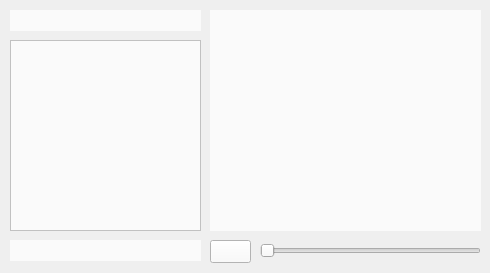
<?xml version="1.0" encoding="UTF-8"?>
<ui version="4.0">
 <class>Form</class>
 <widget class="QWidget" name="Form">
  <property name="geometry">
   <rect>
    <x>0</x>
    <y>0</y>
    <width>490</width>
    <height>273</height>
   </rect>
  </property>
  <property name="windowTitle">
   <string>Form</string>
  </property>
  <widget class="QLabel" name="name_label">
   <property name="geometry">
    <rect>
     <x>10</x>
     <y>10</y>
     <width>191</width>
     <height>21</height>
    </rect>
   </property>
   <property name="styleSheet">
    <string notr="true">font-size: 8pt;
background-color: rgb(250, 250, 250);
font-family: Verdana, serif;
color: black;
font-weight: bold;</string>
   </property>
   <property name="text">
    <string/>
   </property>
   <property name="alignment">
    <set>Qt::AlignLeading|Qt::AlignLeft|Qt::AlignVCenter</set>
   </property>
  </widget>
  <widget class="QPlainTextEdit" name="DescPlainText">
   <property name="geometry">
    <rect>
     <x>10</x>
     <y>40</y>
     <width>191</width>
     <height>191</height>
    </rect>
   </property>
   <property name="styleSheet">
    <string notr="true">font-size: 8pt;
background-color: rgb(250, 250, 250);
font-family: Verdana, serif;
color: black;
font-weight: bold;</string>
   </property>
   <property name="plainText">
    <string/>
   </property>
  </widget>
  <widget class="QLabel" name="date_label">
   <property name="geometry">
    <rect>
     <x>10</x>
     <y>240</y>
     <width>191</width>
     <height>21</height>
    </rect>
   </property>
   <property name="styleSheet">
    <string notr="true">font-size: 8pt;
background-color: rgb(250, 250, 250);
font-family: Verdana, serif;
color: black;
font-weight: bold;</string>
   </property>
   <property name="text">
    <string/>
   </property>
   <property name="alignment">
    <set>Qt::AlignLeading|Qt::AlignLeft|Qt::AlignVCenter</set>
   </property>
  </widget>
  <widget class="QSlider" name="slider">
   <property name="geometry">
    <rect>
     <x>260</x>
     <y>240</y>
     <width>221</width>
     <height>22</height>
    </rect>
   </property>
   <property name="orientation">
    <enum>Qt::Horizontal</enum>
   </property>
  </widget>
  <widget class="QPushButton" name="playBtn">
   <property name="geometry">
    <rect>
     <x>210</x>
     <y>240</y>
     <width>41</width>
     <height>23</height>
    </rect>
   </property>
   <property name="styleSheet">
    <string notr="true">font-size: 8pt;
background-color: rgb(250, 250, 250);
font-family: Verdana, serif;
color: black;
font-weight: bold;</string>
   </property>
   <property name="text">
    <string/>
   </property>
  </widget>
  <widget class="QLabel" name="photo_label">
   <property name="geometry">
    <rect>
     <x>210</x>
     <y>10</y>
     <width>271</width>
     <height>221</height>
    </rect>
   </property>
   <property name="styleSheet">
    <string notr="true">font-size: 8pt;
background-color: rgb(250, 250, 250);
font-family: Verdana, serif;
color: black;
font-weight: bold;</string>
   </property>
   <property name="text">
    <string/>
   </property>
   <property name="alignment">
    <set>Qt::AlignCenter</set>
   </property>
  </widget>
 </widget>
 <resources/>
 <connections/>
</ui>
